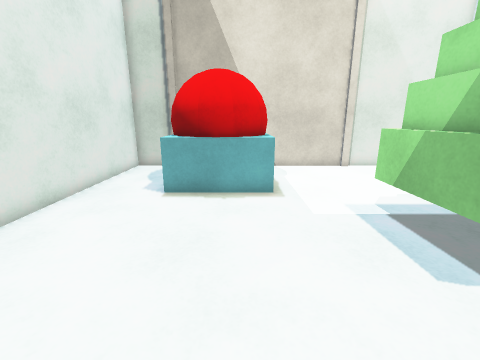
View 1 (above)

12 first-person views from a walk through a Unity game level. The camera is 1.3 m above the floor, tilts 14° down and sees 90° across. The floor is counted in squares, 0.5 m on a side. Each view is taken from the middle of a square. On the plan, view 1 faces up. The plan holds only what a view shows up to about 17 squares ahead; the rest is blank. The player is left out. Surface patterns are stand-ins for the level's own textures.

View 2
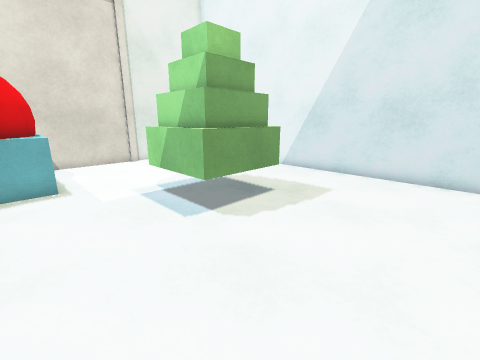

View 3
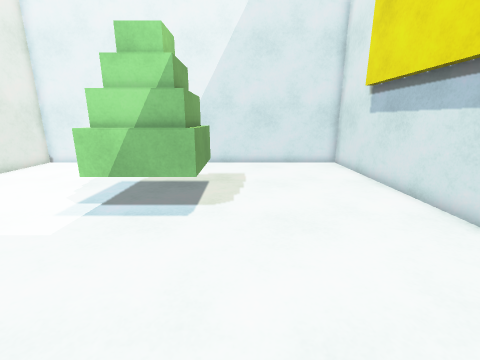

View 4
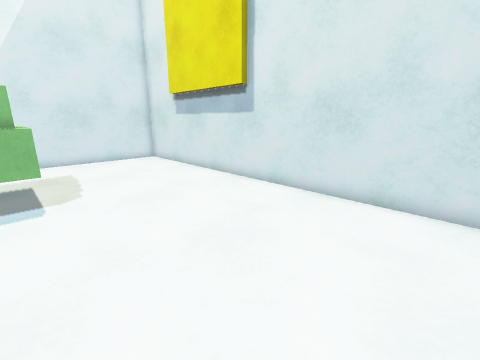

View 5
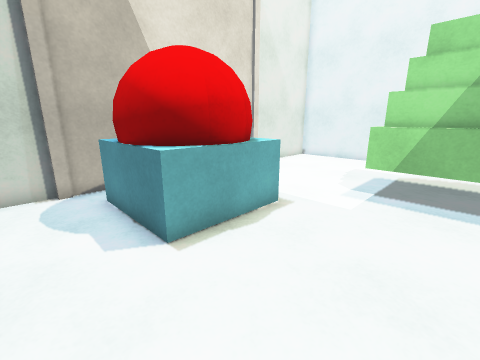

View 6
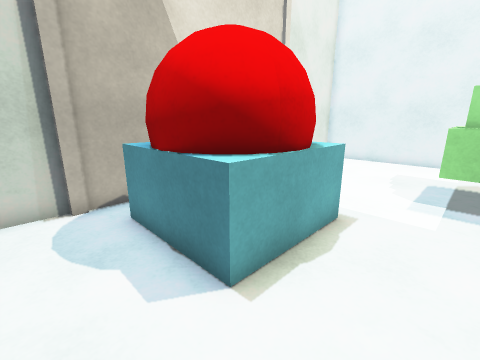

View 7
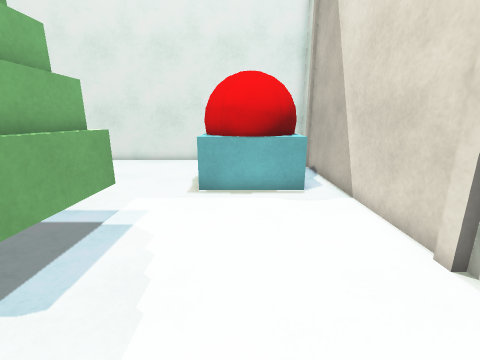

View 8
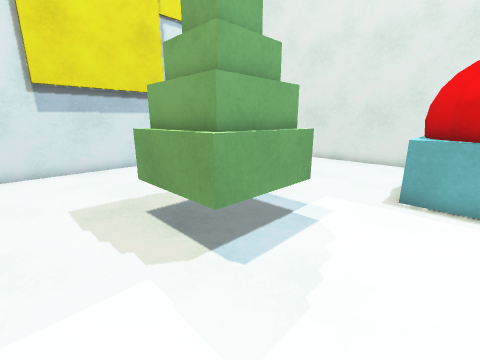

View 9
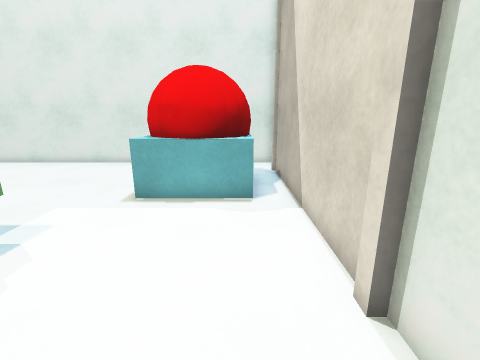

View 10
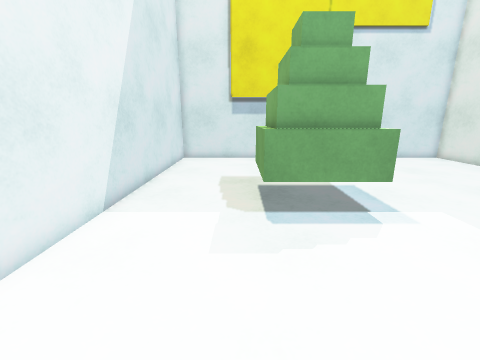

View 11
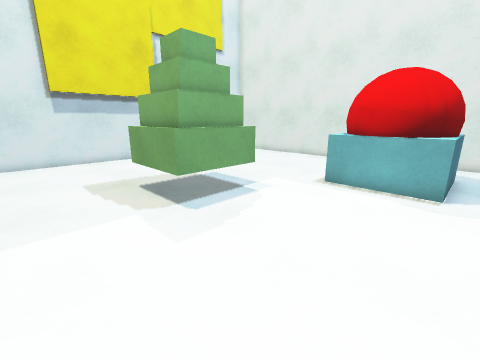

View 12
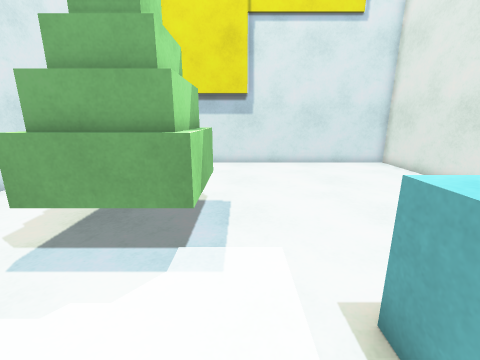

### Floor plan
Key: @ floor where view 1 was taken; # wall or solid block; . floor; B red ball; C cyan block; O other object.
Columns run from 6 left of view 1 to 12 right of it. Each row starts with its distance up from view 1.
 14 ###################
 13 #.................#
 12 #..C BBB..........#
 11 #..BB  B..........#
 10 #..B   B..........#
  9 #..CBBBB..........#
  8 #...CBCC..........#
  7 #.........OOOO....#
  6 #.........OOOO....#
  5 #.........OOOO....#
  4 #.........OOOO....#
  3 #.........OOOO....#
  2 #.................#
  1 #.................#
  0 #.....@...........#
 -1 #.................#
 -2 #.................#
 -3 #.................#
 -4 ###################

Where each view was taken, in squares from view 1:
view 1: 0 up, 0 right, facing up
view 2: 2 down, 0 right, facing up-right
view 3: 2 up, 3 left, facing right
view 4: 4 up, 5 left, facing down-right
view 5: 4 up, 5 left, facing up-right
view 6: 6 up, 5 left, facing up-right
view 7: 10 up, 10 right, facing left
view 8: 10 up, 10 right, facing down-left
view 9: 12 up, 9 right, facing left
view 10: 13 up, 8 right, facing down
view 11: 13 up, 11 right, facing down-left
view 12: 11 up, 3 right, facing down
